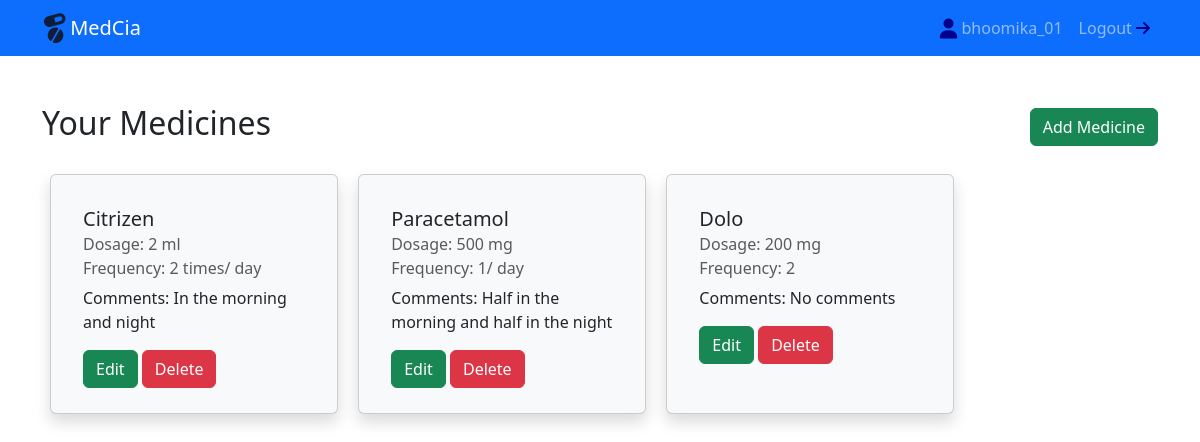
The page / (signed in) on the database its author committed.
### medicines/models.py (models this page shows, shortened)
class Medicine(models.Model):
    owner=models.ForeignKey(User, on_delete=models.CASCADE, related_name='medicines')
    name=models.CharField(max_length=200)
    dosage=models.CharField(max_length=200, help_text='e.g. 500 mg or 2ml')
    frequency=models.CharField(max_length=100, help_text='2 times/day')
    notes=models.TextField(blank=True, null=True)
    created_at=models.DateTimeField(auto_now_add=True)
    updated_at=models.DateTimeField(auto_now=True)
    class Meta:
        ordering=['-created_at']

### medicines/views.py (the view)
# urls.py: path('', views.dashboard, name='dashboard'),                # requires login
@login_required
def dashboard(request):
    medicines=Medicine.objects.filter(owner=request.user)
    return render(request, 'medicines/dashboard.html', {'medicines': medicines})

### medicines/templates/medicines/dashboard.html (shortened to what this page needs)
{% extends 'medicines/base.html' %}
{% block content %}
  <div class="d-flex justify-content-between align-items-center mb-3">
    <h2>Your Medicines</h2>
    <a class="btn btn-success" href="{% url 'medicines:medicine_add' %}">Add Medicine</a>
  </div>
  {% if medicines %}
        {% for med in medicines %}
        <div class="d-inline-flex p-2">
          <div class="card shadow p-3 mb-5 bg-body-tertiary rounded"  style="width: 18rem; height:15rem;">
            <div class="card-body" >
              <h5 class="card-title">{{ med.name }}</h5>
              <h6 class="card-subtitle mb-2 text-body-secondary">Dosage: {{ med.dosage }} </h6>
              <h6 class="card-subtitle mb-2 text-body-secondary">Frequency: {{ med.frequency }} </h6>
              <p class="card-text">Comments: {{med.notes|default:"—" }}</p>
              <button type="button" class="btn btn-success"><a href="{% url 'medicines:medicine_edit' med.pk %}" style="text-decoration: none; color: #ffffff;">Edit</a></button>
              <button type="button" class="btn btn-danger"><a href="{% url 'medicines:medicine_delete' med.pk %}" style="text-decoration: none; color: #ffffff;" >Delete</a></button>
            </div>
          </div>
        </div>
        {% endfor %}
  {% else %}
    <p>You have no medicines added yet. Click <a href="{% url 'medicines:medicine_add' %}">Add Medicine</a> to begin.</p>
  {% endif %}
{% endblock %}

### medicines/templates/medicines/base.html (shortened to what this page needs)
<!doctype html>
<html lang="en">
  <head>
    <link href="https://cdn.jsdelivr.net/npm/bootstrap@5.3.0/dist/css/bootstrap.min.css" rel="stylesheet">
    {% load static %}
    <link rel="stylesheet" href="{% static 'medicines/style.css' %}">
  </head>
  <body>
    <nav class="navbar navbar-expand-lg navbar-dark bg-primary mb-5">
      <div class="container">
        <a class="navbar-brand" href="{% url 'medicines:dashboard' %}"><i class="fa-solid fa-pills fa-rotate-by fa-lg" style="color: #0f1e38; --fa-rotate-angle: 75deg;"></i>MedCia</a>
        <div class="collapse navbar-collapse">
          <ul class="navbar-nav ms-auto">
            {% if user.is_authenticated %}
              <li class="nav-item"><a class="nav-link" href="#"><i class="fa-duotone fa-solid fa-user fa-lg" style="color: darkblue;"></i> {{ user.username }}</a></li>
              <li class="nav-item"><a class="nav-link" href="{% url 'medicines:logout' %}">Logout <i class="fa-solid fa-arrow-right" style="color: darkblue;"></i></a></li>
            {% else %}
              <li class="nav-item"><a class="nav-link" href="{% url 'medicines:login' %}">Login</a></li>
              <li class="nav-item"><a class="nav-link" href="{% url 'medicines:signup' %}">Signup</a></li>
            {% endif %}
          </ul>
        </div>
      </div>
    </nav>
    <div class="container">
      {% block content %}{% endblock %}
    </div>
  </body>
</html>

### medicines/static/medicines/style.css (style rules this page uses)
body { padding-bottom: 40px; }

### rows shown on the page
Medicine: name "Citrizen", dosage "2 ml", frequency "2 times/ day", notes "In the morning and night"
Medicine: name "Paracetamol", dosage "500 mg", frequency "1/ day", notes "Half in the morning and half in the night"
Medicine: name "Dolo", dosage "200 mg", frequency "2", notes "No comments"

### other values the page prints
{{ user.username }} "bhoomika_01"
